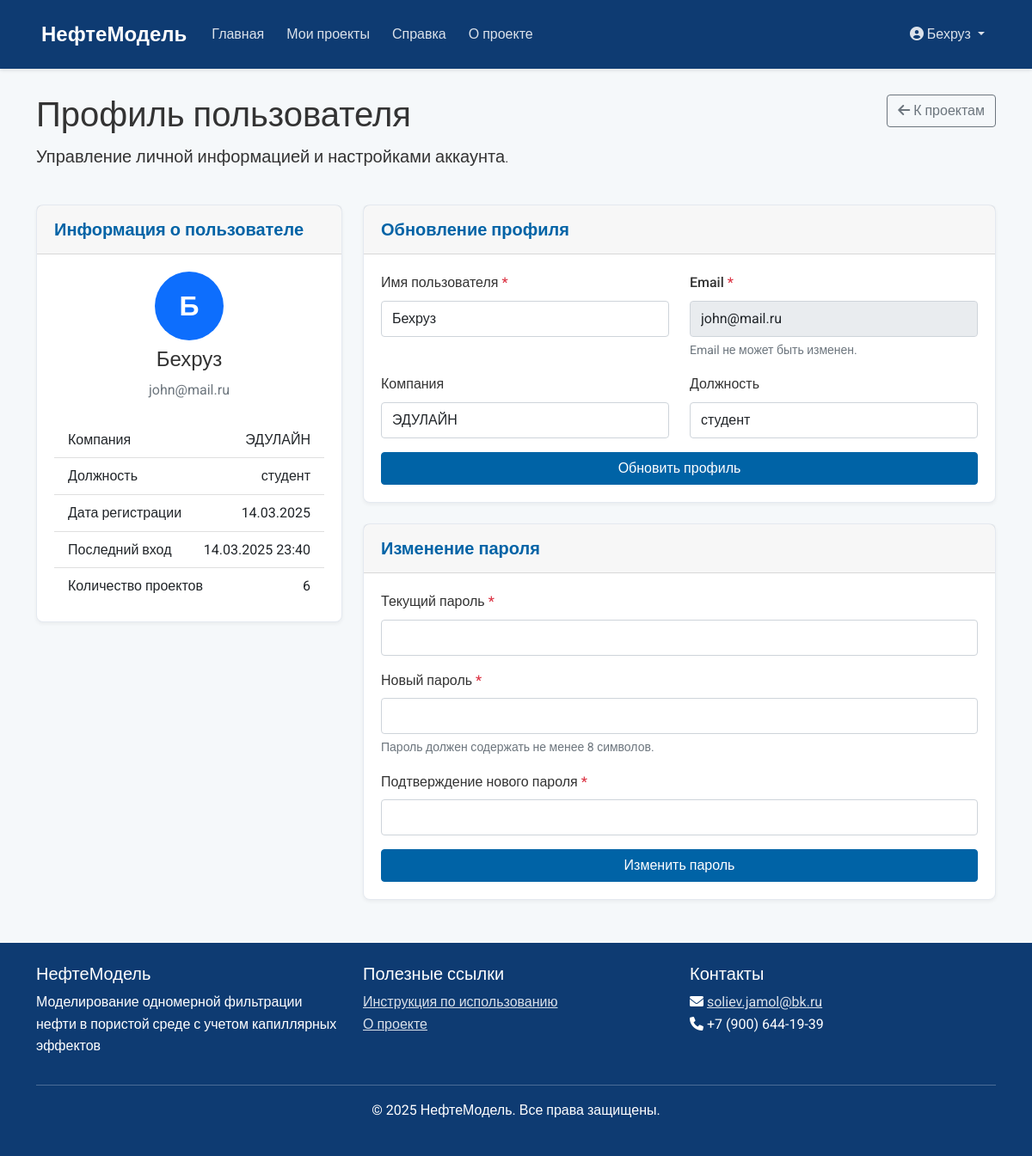
Page /auth/profile (signed in) on the committed database.
### models/user.py (models this page shows, shortened)
class User(UserMixin, db.Model):
    __tablename__ = 'users'
    id = db.Column(db.Integer, primary_key=True)
    username = db.Column(db.String(64), unique=True, nullable=False, index=True)
    email = db.Column(db.String(120), unique=True, nullable=False, index=True)
    password_hash = db.Column(db.String(128), nullable=False)
    company = db.Column(db.String(120))
    position = db.Column(db.String(120))
    is_active = db.Column(db.Boolean, default=True)
    created_at = db.Column(db.DateTime, default=datetime.utcnow)
    last_login = db.Column(db.DateTime, nullable=True)
    projects = db.relationship('Project', backref='owner', lazy='dynamic')
    def get_projects_count(self):
        return self.projects.count()

### routes/auth.py (the view, shortened to what this page needs)
@auth_bp.route('/profile', methods=['GET', 'POST'])
@login_required
def profile():
    return render_template('auth/profile.html')

### templates/auth/profile.html (shortened to what this page needs)
{% extends "base.html" %}
{% block content %}
<div class="row mb-4">
    <div class="col-md-8">
        <h1>Профиль пользователя</h1>
        <p class="lead">Управление личной информацией и настройками аккаунта.</p>
    </div>
    <div class="col-md-4 text-md-end">
        <a href="{{ url_for('main.dashboard') }}" class="btn btn-outline-secondary">
            <i class="fas fa-arrow-left"></i> К проектам
        </a>
    </div>
</div>
<div class="row">
    <div class="col-lg-4 mb-4">
        <div class="card">
            <div class="card-header">
                <h5 class="card-title mb-0">Информация о пользователе</h5>
            </div>
            <div class="card-body">
                <div class="text-center mb-4">
                    <div class="avatar avatar-xl">
                        <span class="avatar-text rounded-circle bg-primary">
                            {{ current_user.username[0] | upper }}
                        </span>
                    </div>
                    <h4 class="mt-2">{{ current_user.username }}</h4>
                    <p class="text-muted">{{ current_user.email }}</p>
                </div>
                <ul class="list-group list-group-flush">
                    <li class="list-group-item d-flex justify-content-between align-items-center">
                        <span>Компания</span>
                        <span>{{ current_user.company or '-' }}</span>
                    </li>
                    <li class="list-group-item d-flex justify-content-between align-items-center">
                        <span>Должность</span>
                        <span>{{ current_user.position or '-' }}</span>
                    </li>
                    <li class="list-group-item d-flex justify-content-between align-items-center">
                        <span>Дата регистрации</span>
                        <span>{{ current_user.created_at.strftime('%d.%m.%Y') }}</span>
                    </li>
                    <li class="list-group-item d-flex justify-content-between align-items-center">
                        <span>Последний вход</span>
                        <span>{{ current_user.last_login.strftime('%d.%m.%Y %H:%M') if current_user.last_login else '-' }}</span>
                    </li>
                    <li class="list-group-item d-flex justify-content-between align-items-center">
                        <span>Количество проектов</span>
                        <span>{{ current_user.get_projects_count() }}</span>
                    </li>
                </ul>
            </div>
        </div>
    </div>
    <div class="col-lg-8">
        <div class="card mb-4">
            <div class="card-header">
                <h5 class="card-title mb-0">Обновление профиля</h5>
            </div>
            <div class="card-body">
                <form method="post">
                    <div class="row">
                        <div class="col-md-6">
                            <div class="form-group mb-3">
                                <label for="username" class="form-label">Имя пользователя <span class="text-danger">*</span></label>
                                <input type="text" class="form-control" id="username" name="username" value="{{ current_user.username }}" required>
                            </div>
                        </div>
                        <div class="col-md-6">
                            <div class="form-group mb-3">
                                <label for="email" class="form-label">Email <span class="text-danger">*</span></label>
                                <input type="email" class="form-control" id="email" value="{{ current_user.email }}" readonly>
                                <div class="form-text">Email не может быть изменен.</div>
                            </div>
                        </div>
                    </div>
                    <div class="row">
                        <div class="col-md-6">
                            <div class="form-group mb-3">
                                <label for="company" class="form-label">Компания</label>
                                <input type="text" class="form-control" id="company" name="company" value="{{ current_user.company or '' }}">
                            </div>
                        </div>
                        <div class="col-md-6">
                            <div class="form-group mb-3">
                                <label for="position" class="form-label">Должность</label>
                                <input type="text" class="form-control" id="position" name="position" value="{{ current_user.position or '' }}">
                            </div>
                        </div>
                    </div>
                    <div class="d-grid gap-2">
                        <button type="submit" class="btn btn-primary">Обновить профиль</button>
                    </div>
                </form>
            </div>
        </div>
        <div class="card">
            <div class="card-header">
                <h5 class="card-title mb-0">Изменение пароля</h5>
            </div>
            <div class="card-body">
                <form method="post">
                    <div class="form-group mb-3">
                        <label for="current_password" class="form-label">Текущий пароль <span class="text-danger">*</span></label>
                        <input type="password" class="form-control" id="current_password" name="current_password">
                    </div>
                    <div class="form-group mb-3">
                        <label for="new_password" class="form-label">Новый пароль <span class="text-danger">*</span></label>
                        <input type="password" class="form-control" id="new_password" name="new_password">
                        <div class="form-text">Пароль должен содержать не менее 8 символов.</div>
                    </div>
                    <div class="form-group mb-3">
                        <label for="new_password_confirm" class="form-label">Подтверждение нового пароля <span class="text-danger">*</span></label>
                        <input type="password" class="form-control" id="new_password_confirm" name="new_password_confirm">
                    </div>
                    <div class="d-grid gap-2">
                        <button type="submit" class="btn btn-primary">Изменить пароль</button>
                    </div>
                </form>
            </div>
        </div>
    </div>
</div>
{% endblock %}

### templates/base.html (shortened to what this page needs)
<!DOCTYPE html>
<html lang="ru">
<head>
    <link href="https://cdn.jsdelivr.net/npm/bootstrap@5.1.3/dist/css/bootstrap.min.css" rel="stylesheet">
    <link rel="stylesheet" href="https://cdnjs.cloudflare.com/ajax/libs/font-awesome/6.0.0-beta3/css/all.min.css">
    <link rel="stylesheet" href="{{ url_for('static', filename='css/main.css') }}">
</head>
<body>
    <div class="wrapper">
        <header class="header">
            <nav class="navbar navbar-expand-lg navbar-dark">
                <div class="container">
                    <a class="navbar-brand" href="{{ url_for('main.index') }}">
                         НефтеМодель
                    </a>
                    <div class="collapse navbar-collapse" id="navbarNav">
                        <ul class="navbar-nav me-auto">
                            <li class="nav-item">
                                <a class="nav-link {% if request.endpoint == 'main.index' %}active{% endif %}" href="{{ url_for('main.index') }}">Главная</a>
                            </li>
                            {% if current_user.is_authenticated %}
                            <li class="nav-item">
                                <a class="nav-link {% if request.endpoint == 'main.dashboard' %}active{% endif %}" href="{{ url_for('main.dashboard') }}">Мои проекты</a>
                            </li>
                            {% endif %}
                            <li class="nav-item">
                                <a class="nav-link {% if request.endpoint == 'main.help_page' %}active{% endif %}" href="{{ url_for('main.help_page') }}">Справка</a>
                            </li>
                            <li class="nav-item">
                                <a class="nav-link {% if request.endpoint == 'main.about' %}active{% endif %}" href="{{ url_for('main.about') }}">О проекте</a>
                            </li>
                        </ul>
                        <ul class="navbar-nav">
                            {% if current_user.is_authenticated %}
                            <li class="nav-item dropdown">
                                <a class="nav-link dropdown-toggle" href="#" id="userDropdown" role="button" data-bs-toggle="dropdown" aria-expanded="false">
                                    <i class="fas fa-user-circle"></i> {{ current_user.username }}
                                </a>
                            </li>
                            {% endif %}
                        </ul>
                    </div>
                </div>
            </nav>
        </header>
        <main class="content">
            <div class="container">
                {% block content %}{% endblock %}
            </div>
        </main>
        <footer class="footer">
            <div class="container">
                <div class="row">
                    <div class="col-md-4">
                        <h5>НефтеМодель</h5>
                        <p>Моделирование одномерной фильтрации нефти в пористой среде с учетом капиллярных эффектов</p>
                    </div>
                    <div class="col-md-4">
                        <h5>Полезные ссылки</h5>
                        <ul class="list-unstyled">
                            <li><a href="{{ url_for('main.help_page') }}">Инструкция по использованию</a></li>
                            <li><a href="{{ url_for('main.about') }}">О проекте</a></li>
                        </ul>
                    </div>
                    <div class="col-md-4">
                        <h5>Контакты</h5>
                        <p>
                            <i class="fas fa-envelope"></i> <a href="mailto:info@neftemodel.ru">soliev.jamol@bk.ru</a><br>
                            <i class="fas fa-phone"></i> +7 (900) 644-19-39
                        </p>
                    </div>
                </div>
                <hr>
                <div class="text-center">
                    <p>&copy; {{ now.year }} НефтеМодель. Все права защищены.</p>
                </div>
            </div>
        </footer>
    </div>
</body>
</html>

### static/css/main.css (style rules this page uses)
:root { --primary-color: #0063a6; --secondary-color: #ff9926; --success-color: #28a745; --danger-color: #dc3545; --warning-color: #ffc107; --info-color: #17a2b8; --light-color: #f8f9fa; --dark-color: #343a40; --body-bg: #f5f8fa; --header-bg: #0e3b72; --footer-bg: #0e3b72; --card-border: #e4e9f0; --input-border: #ced4da; --input-bg: #fff; --input-focus-border: #80bdff; --input-focus-shadow: rgba(0, 123, 255, 0.25); --font-family: 'Roboto', sans-serif; --gas-blue: #0e3b72; --gas-light-blue: #0063a6; --gas-orange: #ff9926; }
body { font-family: var(--font-family); background-color: var(--body-bg); color: #333; line-height: 1.6; margin: 0; padding: 0; }
.wrapper { display: flex; flex-direction: column; min-height: 100vh; }
.content { flex: 1; padding: 30px 0; }
.header { background-color: var(--header-bg); color: white; padding: 0.5rem 0; box-shadow: 0 2px 4px rgba(0, 0, 0, 0.1); }
.navbar-brand { font-weight: bold; font-size: 1.5rem; color: white !important; }
.nav-link { color: rgba(255, 255, 255, 0.85) !important; margin: 0 5px; transition: color 0.3s ease; }
.footer { background-color: var(--footer-bg); color: white; padding: 1.5rem 0; margin-top: auto; }
.footer a { color: rgba(255, 255, 255, 0.85); transition: color 0.3s ease; }
.card { border-radius: 8px; border: 1px solid var(--card-border); box-shadow: 0 2px 4px rgba(0, 0, 0, 0.05); margin-bottom: 20px; transition: transform 0.3s ease, box-shadow 0.3s ease; }
.card-header { background-color: rgba(0, 0, 0, 0.03); border-bottom: 1px solid rgba(0, 0, 0, 0.125); padding: 1rem 1.25rem; }
.card-title { margin-bottom: 0; font-weight: 600; color: var(--primary-color); }
.card-body { padding: 1.25rem; }
.btn-primary { background-color: var(--primary-color); border-color: var(--primary-color); }
.form-control { border: 1px solid var(--input-border); border-radius: 4px; padding: 0.5rem 0.75rem; transition: border-color 0.3s ease, box-shadow 0.3s ease; }
label { font-weight: 500; margin-bottom: 0.5rem; }
.form-group { margin-bottom: 1.5rem; }

### templates/auth/profile.html (style rules this page uses)
.avatar { display: inline-block; position: relative; }
.avatar-xl { width: 80px; height: 80px; }
.avatar-text { width: 100%; height: 100%; display: flex; justify-content: center; align-items: center; font-weight: bold; font-size: 2rem; color: white; }

### rows in the picture
User: username "Бехруз", username "Б", email "john@mail.ru", company "ЭДУЛАЙН", position "студент", created_at "14.03.2025", last_login "14.03.2025 23:40"

### other values in the picture
{{ current_user.get_projects_count() }} "6"
